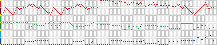
%> input picture MATLAB/SKAFFARE.png, 217 x 45 px
$ octave fastPlayer.m   (GNU Octave 9; MATLAB toolbox functions it lacks are replaced by stand-ins)
%> lines starting %> are read from the running program, lines starting %| are printed output that depends on the picture
### MATLAB/imageToChroma.m
function [guitar, guitar2, base] = imageToChroma( pic )
    %bright pixel (<200) doesnt count, entirely black pixels (0) are sharp
    range=15;

    %not counting first row
    pic = pic( : , 2:end );

    [H, W] = size(pic);

    guitar= zeros(1, W)-100;
    guitar2  = guitar;
    base = guitar;

    for r=1:H
        for c=1:W
            %bright colors are not counted
            pixel=pic(r,c);

            if pixel<200
                if r<=range
                    guitar(c)=range-r+0.5*(pixel==0);
                elseif r<=range*2
                    guitar2(c)=range*2-r+0.5*(pixel==0);
                else
                    base(c)=range*3-r+0.5*(pixel==0);
                end
            end
        end
    end
end

### MATLAB/toKey.m
function key = toKey( key )
    %transformers a chromatic scale to major key

    key(key~=-1) = key(key~=-1)*2;

    %[2 8 14 20] for minor key
    %[5 11 17 23] for mixolydian
    %[5 12 17 24] for major

    for i=[5 12 17 24]
        key(key>i)=key(key>i)-1;
    end
    %hej
end

### MATLAB/raise.m
function out = raise( in , raisness)
%RAISE key changes

    in(in~=-100)=in(in~=-100)+raisness;
    out=in;

end

### MATLAB/getKeyTones.m
function key = getKeyTones( from, to )
%GETKEYTONES sample all tones
% from to - which octaves do we need to load

    startN=(12*from);
    stopN=(12+to*12)+1;

    fs=getFreq();
    len=stopN-startN;
    height=fs*4;
    key=zeros(height,len);
    tones=startN:stopN;

    for index=1:length(tones)

        key(:,index)=newTone(tones(index),0);

    end

end

### MATLAB/getFreq.m
function fs = getFreq()
%GETFREQ works as a constant
fs=44100;

end

### MATLAB/getSpacing.m
function spacing = getSpacing(  )

    spacing = floor(getFreq()*0.12);


end

### MATLAB/normalize.m
function out = normalize( in )
    %This function normalizes the insignal into -1 to 1 range
    out = in/max(abs(in(:)));

end

### MATLAB/newTone.m
function tone = newTone( fret, octave )
    %GETTONE returns a tone that hopefully sounds like a guitar tone
    %Works by creating a frequency response for an insignal


    n  = 12*octave+fret;

    fs = getFreq();
    f0 = 220*2.^(n/12);

    in=zeros(fs*4,1);

    %minus one is a silent tone
    if fret==-100
        tone=in;
        return
    end

    len=30;
    in(1:len,1)=randn(len,1);

    tone=filtered(in,f0);

    %the notes fade out quickly when the next note comes
    tone = fadeOut(tone,fs*4-getSpacing()*2,2);

    tone = normalize(tone);

end

### MATLAB/fadeOut.m
function out = fadeOut( in , duration, power )
%FADEOUT Summary of this function goes here
%   Detailed explanation goes here
    b=length(in)-duration;
    x=1-b:length(in)-b;
    %our sounds are vertical
    x=x';

    a=log(0.0001)/(duration);

    ramp = min(1,exp(1).^(x*a));

    %combine with sound and normalize
    out = in.* ramp.^power;
    out = normalize(out);

end

### MATLAB/filtered.m
function out = filtered( in,f0 )

    fs=getFreq();
    z=tf([1 0],1,fs);


    R=0.999999;
    deltaAim=0.5;

    L = fs/f0 - deltaAim - 0.5;

    L = floor(L);
    delta = fs/f0 - L - 0.5;

    if (delta<0 || delta>1)
       L=L+1;
       delta = fs/f0 - L - 0.5;
    end

    w0 = 2*pi*f0/fs;
    a = sin((1-delta)*w0/2) / sin((1+delta)*w0/2);
    All = (z^(-1)+a)/(1+a*z^(-1));
    Low = 0.5*(1+z^(-1));
    Kam = (R^L)*(z^(-L));

    Combined = Low*All / (1-All*Low*Kam);

    [num, den] = tfdata(Combined,'v');

    out = filter(num,den,in);

end

### MATLAB/fastPlayer.m
%loading the picture where we have our song coded
pic = imread('SKAFFARE.png');
%> pic is the input picture: size 45x217x3 uint8; mean R, G, B 226.2, 225.1, 225.4

fs=getFreq();

pic = rgb2gray(pic);
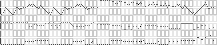
%> pic: size 45x217 uint8; min 0, max 255, mean 225.5

disp('reading picture')
[guitar, guitar2, base] = imageToChroma(pic);
%> in imageToChroma, `pic = pic( : , 2:end );`:
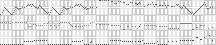
%> pic: size 45x216 uint8; min 0, max 255, mean 226
%> after the loop in imageToChroma, `for r=1:H`: base = 216 values, max 9 at index 210, min -100 at index 2, mean -52.7; guitar = 216 values, max 14 at index 100, min -100 at index 2, mean -18.67; guitar2 = 216 values, max 7 at index 1, min -100 at index 2, mean -45.9

guitar=toKey(guitar);
%> after the loop in toKey, `for i=[5 12 17 24]`: key = 216 values, max 24 at index 100, min -200 at index 2, mean -38.69
%> guitar has the same summary as key in toKey
guitar2=toKey(guitar2);
%> guitar2 = 216 values, max 12 at index 1, min -200 at index 2, mean -92.33
base=toKey(base);
%> base = 216 values, max 16 at index 210, min -200 at index 2, mean -105.7

%After first loop, play it again with a minor second
 guitar=[guitar raise(guitar,1)];
%> in raise, `out=in;`: out = 216 values, max 25 at index 100, min -199 at index 2, mean -37.69
%> guitar = 432 values, max 25 at index 316, min -200 at index 2, mean -38.19
 guitar2=[guitar2 raise(guitar2,1)];
%> guitar2 = 432 values, max 13 at index 217, min -200 at index 2, mean -91.83
 base=[zeros(1,length(base))-1 raise(base,1)];

disp('making tones');

key=getKeyTones(0,1);
keyLow=getKeyTones(-1,0);
%> (the run ends here)
